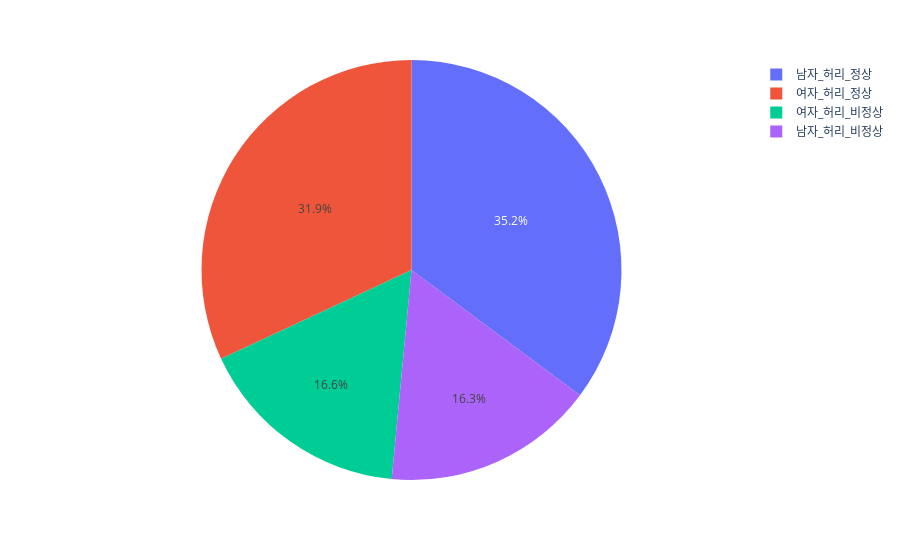

Notebook code for this chart:
### Code cell
px.pie(
    pd.concat([data, data_f]),
    values='count',
    names='허리둘레'
)

### Figure 1 — Plotly figure (JSON) as saved in the notebook; plotly's stock layout.template omitted (floating-point values rounded to 4 significant figures)
{"data": [{"domain": {"x": [0, 1], "y": [0, 1]}, "hovertemplate": "허리둘레=%{label}<br>count=%{value}<extra></extra>", "labels": ["남자_허리_정상", "남자_허리_비정상", "여자_허리_정상", "여자_허리_비정상"], "legendgroup": "", "name": "", "showlegend": true, "type": "pie", "values": [351773, 163262, 319360, 165605]}], "layout": {"legend": {"tracegroupgap": 0}, "margin": {"t": 60}}}
